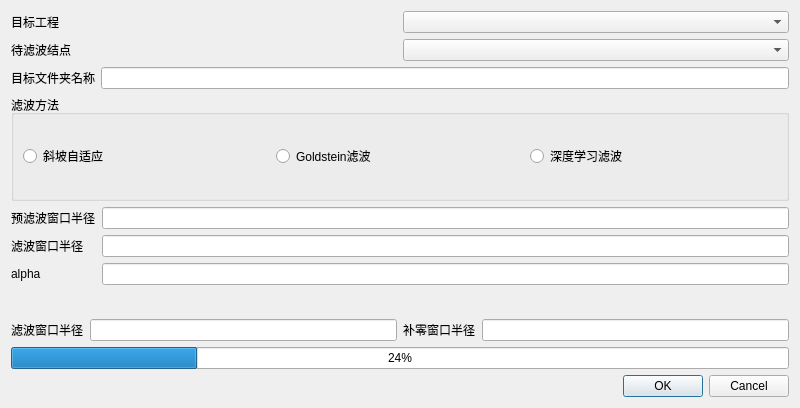
<?xml version="1.0" encoding="UTF-8"?>
<ui version="4.0">
 <class>Filter_ui</class>
 <widget class="QWidget" name="Filter_ui">
  <property name="geometry">
   <rect>
    <x>0</x>
    <y>0</y>
    <width>800</width>
    <height>408</height>
   </rect>
  </property>
  <property name="minimumSize">
   <size>
    <width>800</width>
    <height>0</height>
   </size>
  </property>
  <property name="windowTitle">
   <string>滤波</string>
  </property>
  <property name="windowIcon">
   <iconset resource="../resources/SatExplorer.qrc">
    <normaloff>:/SatExplorer/icon/InSARapp.ico</normaloff>:/SatExplorer/icon/InSARapp.ico</iconset>
  </property>
  <layout class="QVBoxLayout" name="verticalLayout">
   <item>
    <layout class="QHBoxLayout" name="horizontalLayout_2">
     <item>
      <widget class="QLabel" name="projectlabel">
       <property name="text">
        <string>目标工程</string>
       </property>
      </widget>
     </item>
     <item>
      <widget class="QComboBox" name="comboBox"/>
     </item>
    </layout>
   </item>
   <item>
    <layout class="QHBoxLayout" name="horizontalLayout">
     <item>
      <widget class="QLabel" name="Inputlabel_2">
       <property name="text">
        <string>待滤波结点</string>
       </property>
      </widget>
     </item>
     <item>
      <widget class="QComboBox" name="comboBox_2"/>
     </item>
    </layout>
   </item>
   <item>
    <layout class="QHBoxLayout" name="horizontalLayout_4">
     <item>
      <widget class="QLabel" name="label">
       <property name="text">
        <string>目标文件夹名称</string>
       </property>
      </widget>
     </item>
     <item>
      <widget class="QLineEdit" name="file_name"/>
     </item>
    </layout>
   </item>
   <item>
    <widget class="QGroupBox" name="FilterTypegroupBox">
     <property name="minimumSize">
      <size>
       <width>600</width>
       <height>100</height>
      </size>
     </property>
     <property name="title">
      <string>滤波方法</string>
     </property>
     <layout class="QHBoxLayout" name="horizontalLayout_3">
      <item>
       <widget class="QRadioButton" name="SlopButton">
        <property name="text">
         <string>斜坡自适应</string>
        </property>
       </widget>
      </item>
      <item>
       <widget class="QRadioButton" name="GoldsteinButton">
        <property name="text">
         <string>Goldstein滤波</string>
        </property>
       </widget>
      </item>
      <item>
       <widget class="QRadioButton" name="DLButton">
        <property name="text">
         <string>深度学习滤波</string>
        </property>
       </widget>
      </item>
     </layout>
    </widget>
   </item>
   <item>
    <layout class="QFormLayout" name="formLayout">
     <item row="0" column="0">
      <widget class="QLabel" name="Prefilter_label">
       <property name="text">
        <string>预滤波窗口半径</string>
       </property>
      </widget>
     </item>
     <item row="0" column="1">
      <widget class="QLineEdit" name="Prefilter_win"/>
     </item>
     <item row="1" column="0">
      <widget class="QLabel" name="Slop_label">
       <property name="text">
        <string>滤波窗口半径</string>
       </property>
      </widget>
     </item>
     <item row="1" column="1">
      <widget class="QLineEdit" name="Slop_win"/>
     </item>
     <item row="2" column="0">
      <widget class="QLabel" name="alpha_label">
       <property name="text">
        <string>alpha</string>
       </property>
      </widget>
     </item>
     <item row="2" column="1">
      <widget class="QLineEdit" name="alpha"/>
     </item>
    </layout>
   </item>
   <item>
    <layout class="QHBoxLayout" name="horizontalLayout_5">
     <item>
      <widget class="QLabel" name="Goldstein_label">
       <property name="text">
        <string>滤波窗口半径</string>
       </property>
      </widget>
     </item>
     <item>
      <widget class="QLineEdit" name="Goldstein_win"/>
     </item>
     <item>
      <widget class="QLabel" name="n_pad_label">
       <property name="text">
        <string>补零窗口半径</string>
       </property>
      </widget>
     </item>
     <item>
      <widget class="QLineEdit" name="n_pad"/>
     </item>
    </layout>
   </item>
   <item>
    <widget class="QProgressBar" name="progressBar">
     <property name="minimumSize">
      <size>
       <width>0</width>
       <height>0</height>
      </size>
     </property>
     <property name="value">
      <number>24</number>
     </property>
    </widget>
   </item>
   <item>
    <widget class="QDialogButtonBox" name="buttonBox">
     <property name="standardButtons">
      <set>QDialogButtonBox::Cancel|QDialogButtonBox::Ok</set>
     </property>
    </widget>
   </item>
  </layout>
 </widget>
 <resources>
  <include location="../resources/SatExplorer.qrc"/>
 </resources>
 <connections/>
</ui>
